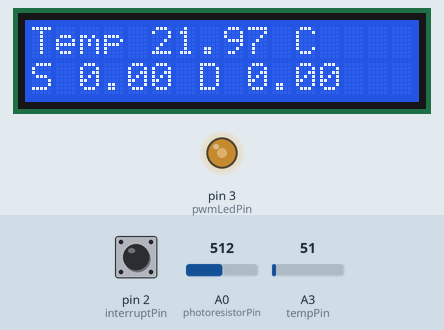
Simulated run of this sketch. Board: Arduino Uno, built with avr-gcc and run on an emulated ATmega328P. Shown: 16×2 character LCD, output pins drawn as LEDs (lit = HIGH). The test bench sets the inputs (shaded band); at power-on: A0 (photoresistorPin) = 512, A3 (tempPin) = 51, pin 2 (interruptPin) HIGH.

Above: at 1.6 s.
1.7 s: A0 (photoresistorPin) set to 306
At 2.6 s:
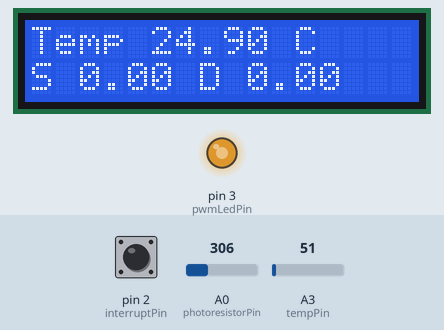
3.5 s: A0 (photoresistorPin) set to 122
At 4.7 s:
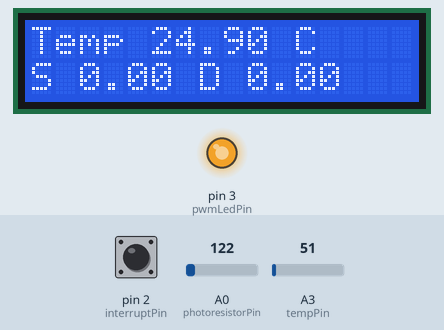
5.0 s: A3 (tempPin) set to 61
At 6.9 s:
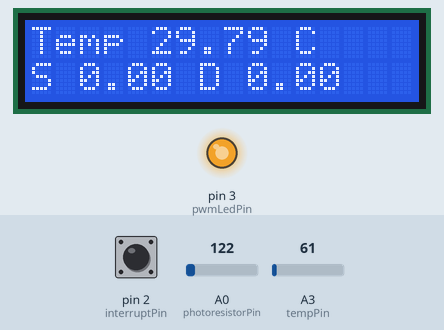
7.5 s: A0 (photoresistorPin) set to 900
At 7.9 s:
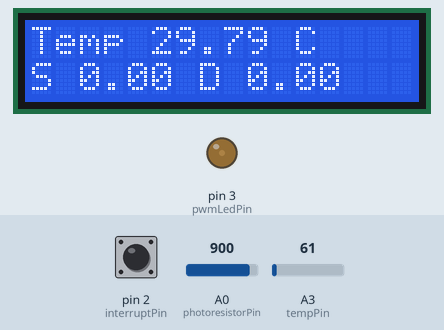
9.0 s: pin 2 (interruptPin) pulled LOW for 0.15 s
At 9.8 s:
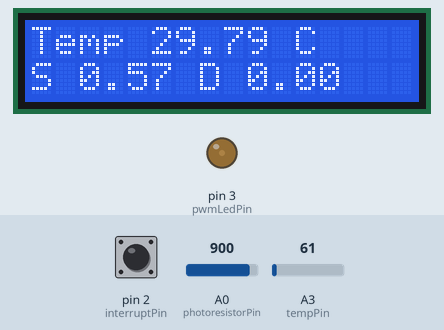
11.5 s: A0 (photoresistorPin) set to 1023
At 12.1 s:
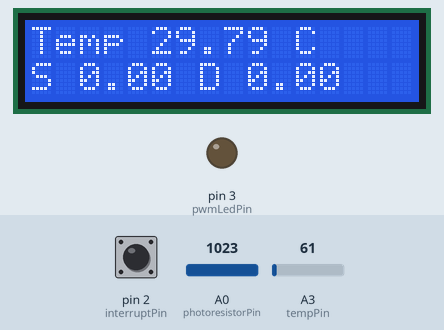
Timing chart, 0 to 14.0 s (numbered marks = the images above; inputs shaded):
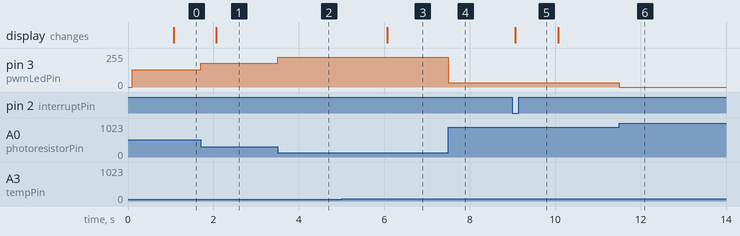

The sketch:

arduino-bike-meter.ino
```cpp
#include <LiquidCrystal_I2C.h>

//#define DEBUG

// https://www.makerguides.com/character-i2c-lcd-arduino-tutorial/
// Download: https://gitlab.com/tandembyte/LCD_I2C/

// 16x2 LCD connections:
// VCC - 5V
// GNC - GND
// SDA - A4
// SCL - A5

// Hall sensor connections:
// digital out of hall sensor to D2 of arduino
int interruptPin = 2; //D2, digital input, internal pull up (from TLE4906L Hall effect sensor's output pin)

int photoresistorPin = A0; //A0, analog input (from photoresistor)
int pwmLedPin = 3; //D3, PWM, output (to the 16x2 LCD's anode)
int tempPin = A3; //A3, analog input (from LM35 temp sensor)

const int TRAINER_ROLLER_DIAMETER = 50; // mm
const int WHEEL_DIAMETER = 700; // mm
const float REDUCTION = (float) WHEEL_DIAMETER / (float) TRAINER_ROLLER_DIAMETER; // for every REDUCTION rotations of the trainer's roller the bike's wheel spins once
const float WHEEL_CIRCUMFERENCE = PI * WHEEL_DIAMETER / 1000.0 / 1000.0; // km

LiquidCrystal_I2C lcd(0x3F, 16, 2); // use I2C scanner to find the address
const char bell[8] PROGMEM = {B00100, B01110, B01110, B01110, B11111, B00000, B00100, B00000};

volatile unsigned long num_rotations = 0;
unsigned long last_compute_time = 0; // last time we computed the stats
unsigned long last_num_rotations = 0;
float max_speed = 0; // km/h

unsigned long last_light_time = 0; // last time we updated the LCD's light intensity

const long LIGHT_DIM_THRESHOLD = 100; // [ms] - how often we shuld read the photoresistor and update the LCD's brightness

const long SECOND = 1000;
const long MINUTE = 60 * SECOND;
const long HOUR = 60 * MINUTE;

// the number of readings of the temp is equal to the times we update the light on the LCD
// since we read the temp and update the light at the same time
const int numTemps = SECOND/LIGHT_DIM_THRESHOLD;
int rawTemps[numTemps]; // the vector where we will store the last numTemps temperature readings
int currentTempPos = 0; // position where we should write the next temperature reading
int rawTotalTemp = 0; // the running average will be computed from this total


void countRotations()
{
  num_rotations++;
}

void setup()
{
#ifdef DEBUG
  Serial.begin(9600);
#endif

  pinMode(interruptPin, INPUT_PULLUP);
  attachInterrupt(digitalPinToInterrupt(interruptPin), countRotations, FALLING); //normal output = 5V, when magnet is near, output = 0V.
  lcd.init();
  lcd.backlight();

  lcd.createChar(0, bell);

  for(int i=0; i<numTemps; ++i)
  {
    rawTemps[i] = 0;
  }
}

void loop() {
  unsigned long current_time = millis();
  unsigned long time_diff = current_time - last_compute_time;
  unsigned long light_time_diff = current_time - last_light_time;

  if (time_diff >= SECOND)
  {
    last_compute_time = current_time;
    // count the trainer's roller number of rotations and from there compute the bike's wheel number of rotations
    unsigned long rots_in_period = num_rotations - last_num_rotations;
    last_num_rotations = num_rotations;

    float bike_rotations = num_rotations / REDUCTION;
    float bike_rots_in_period = rots_in_period / REDUCTION;


    //lcd.clear(); //TODO: write the whole screen  in order to avoid this flicker
    lcd.home();
    //lcd.print("Rots ");
    //lcd.print(num_rotations);

    float distance = WHEEL_CIRCUMFERENCE * bike_rotations; // km
    float dist_per_time_unit = distance / current_time; // km/ms
    float avg_speed = dist_per_time_unit * HOUR; // km/h
    // try avg_spd = (dst*HOUR)/current_time;

    float instant_distance = WHEEL_CIRCUMFERENCE * bike_rots_in_period; // km

    //knowing that the update period is 1 second (time diff) I could transform this to: instant_distance * 60*60;
    float instant_speed = (instant_distance / time_diff) * HOUR; // km/h

    if(instant_speed > max_speed)
    {
        max_speed = instant_speed;
    }

    // do these computations only when showing them to the user since they are expensive
    float rawAvgTemp = rawTotalTemp/numTemps;
    float tempMilliVolts = rawAvgTemp/1024.0 * 5000.0; // transform to millivolts

    float tempC = tempMilliVolts/10; // every 10mV are 1 deg C

#ifdef DEBUG
    Serial.print("WHEEL_DIAMETER: ");
    Serial.println(WHEEL_DIAMETER);

    Serial.print("WHEEL_CIRCUMFERENCE: ");
    Serial.println(WHEEL_CIRCUMFERENCE);

    Serial.print("SECOND: ");
    Serial.println(SECOND);

    Serial.print("MINUTE: ");
    Serial.println(MINUTE);

    Serial.print("HOUR: ");
    Serial.println(HOUR);

    Serial.print("Total rotations: ");
    Serial.println(num_rotations);

    Serial.print("Total bike rotations: ");
    Serial.println(bike_rotations);

    Serial.print("Total Distance [km]: ");
    Serial.println(distance, 4);

    Serial.print("Average Speed [km/h]: ");
    Serial.println(avg_speed, 4);

    Serial.print("Dist per time unit [km/ms]: ");
    Serial.println(dist_per_time_unit, 4);

    Serial.print("Current time [s]: ");
    Serial.println((float)current_time / SECOND, 4);

    Serial.print("time diff: ");
    Serial.println(time_diff);

    Serial.print("rotations in period: ");
    Serial.println(rots_in_period);

    Serial.print("Bike rotations in period: ");
    Serial.println(bike_rots_in_period);

    Serial.print("Instant distance [km]: ");
    Serial.println(instant_distance, 4);

    Serial.print("Instant speed [km/h]: ");
    Serial.println(instant_speed, 4);

    Serial.print("Max speed [km/h]: ");
    Serial.println(max_speed, 4);

    Serial.print("Temp [deg C]: ");
    Serial.println(tempC, 4);

    Serial.println();
#endif

    lcd.print("A "); //2 chars used
    lcd.print(avg_speed, 2); //+5 = 7 chars used
    lcd.print(" M "); //+3 = 10 chars used
    lcd.print(max_speed, 2); //+5 = 15 chars used
    lcd.print("           "); // make sure left over charachters on the line are overwritten

    lcd.setCursor(0, 1); // col, line
    lcd.print("S ");
    lcd.print(instant_speed, 2); //+5 = 7 chars used
    lcd.print(" D "); //+3 = 10 chars used
    lcd.print(distance, 2); //+5 or 6 = 15/16 chars used
    lcd.print("           "); // make sure left over charachters on the line are overwritten


    //TODO: show this only if the user pressed a button:
    lcd.setCursor(0, 0); // col, line
    lcd.print("Temp ");
    lcd.print(tempC, 2); //+5 or 6 = 15/16 chars used
    lcd.print(" C          "); // make sure left over charachters on the line are overwritten


    //TODO: show the user the temp and the temp with the windchill

    //lcd.write(0); //bell
  }

  // only update the display's light intensity every LIGHT_DIM_THRESHOLD ms
  // we also do the temp readings here
  if(light_time_diff >= LIGHT_DIM_THRESHOLD)
  {
    last_light_time = current_time;
    int lightAmount = analogRead(photoresistorPin);

    // get how much light hits the photoresistor (0-1023) and map that value to 0-255 in order to be able to change the intensity of the LCD's LED.
    // only we do the mapping inversely: when we have a big amount of light hitting the photoresistor, we want to turn off the LED, so 1023 -> 0
    // and when we have a small amount of light hitting the photoresistor (night), we want to turn on the LED, so 0 -> 255.
    int mappedLightAmount = map(lightAmount, 0, 1023, 255, 0);

    // update the LCD's brightness
    analogWrite(pwmLedPin, mappedLightAmount);

    // before overwriting the temperature with the latest one, subtract the stale value from the total
    rawTotalTemp -= rawTemps[currentTempPos];

    // read the temperature
    int rawTemp = analogRead(tempPin); // 0 - 1023;

    // update the temperatures and the total
    rawTemps[currentTempPos] = rawTemp;
    rawTotalTemp += rawTemp;

    currentTempPos += 1;
    currentTempPos %= numTemps; // make sure we go to the beginning of the vector
  }
}
```

Measured:
- after the input at 1.7 s, pin 3 (pwmLedPin): 128/255 → 179/255 at once
- after the input at 3.5 s, pin 3 (pwmLedPin): 179/255 → 225/255 at once
- after the input at 5.0 s, the display: changes after 1.1 s (image 3)
- after the input at 7.5 s, pin 3 (pwmLedPin): 225/255 → 31/255 at once
- after the input at 9.0 s, the display: changes after 0.07 s (image 5)
- after the input at 11.5 s, pin 3 (pwmLedPin): 31/255 → 0/255 at once
